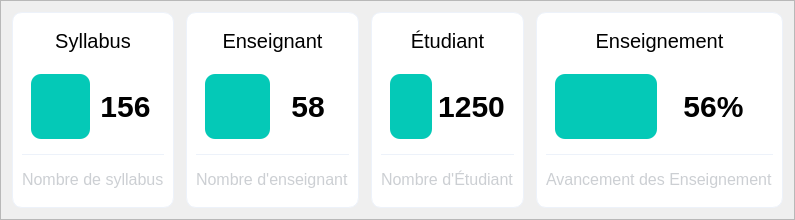
               <widget class="QFrame" name="frame_CentralTop">
                <property name="minimumSize">
                 <size>
                  <width>0</width>
                  <height>220</height>
                 </size>
                </property>
                <property name="maximumSize">
                 <size>
                  <width>16777215</width>
                  <height>220</height>
                 </size>
                </property>
                <property name="frameShape">
                 <enum>QFrame::StyledPanel</enum>
                </property>
                <property name="frameShadow">
                 <enum>QFrame::Raised</enum>
                </property>
                <layout class="QHBoxLayout" name="horizontalLayout_2">
                 <item>
                  <widget class="QFrame" name="frame_DashHostDiscovered">
                   <property name="layoutDirection">
                    <enum>Qt::LeftToRight</enum>
                   </property>
                   <property name="styleSheet">
                    <string notr="true">QFrame{
border:1px solid #edf2fa;
background-color:#fff;
border-radius:10px;
text-align:center;
}</string>
                   </property>
                   <property name="frameShape">
                    <enum>QFrame::StyledPanel</enum>
                   </property>
                   <property name="frameShadow">
                    <enum>QFrame::Raised</enum>
                   </property>
                   <layout class="QVBoxLayout" name="verticalLayout_19">
                    <item>
                     <widget class="QLabel" name="label_DashHostDiscovered">
                      <property name="styleSheet">
                       <string notr="true">QLabel{

	font-size:20px;
	border:0px;

}</string>
                      </property>
                      <property name="text">
                       <string>Syllabus</string>
                      </property>
                      <property name="alignment">
                       <set>Qt::AlignCenter</set>
                      </property>
                     </widget>
                    </item>
                    <item>
                     <widget class="QFrame" name="frame_8">
                      <property name="styleSheet">
                       <string notr="true">QFrame{border:0px;}</string>
                      </property>
                      <property name="frameShape">
                       <enum>QFrame::StyledPanel</enum>
                      </property>
                      <property name="frameShadow">
                       <enum>QFrame::Raised</enum>
                      </property>
                      <layout class="QHBoxLayout" name="horizontalLayout_16">
                       <item>
                        <widget class="QPushButton" name="pushButton_DashHostDiscovered">
                         <property name="minimumSize">
                          <size>
                           <width>0</width>
                           <height>65</height>
                          </size>
                         </property>
                         <property name="layoutDirection">
                          <enum>Qt::LeftToRight</enum>
                         </property>
                         <property name="styleSheet">
                          <string notr="true">QPushButton{
background-color:#04c9b7;
border:0px;
border-radius:10px;
}</string>
                         </property>
                         <property name="text">
                          <string/>
                         </property>
                         <property name="icon">
                          <iconset resource="assets/files.qrc">
                           <normaloff>:/icons/notebook-4.png</normaloff>:/icons/notebook-4.png</iconset>
                         </property>
                         <property name="iconSize">
                          <size>
                           <width>55</width>
                           <height>55</height>
                          </size>
                         </property>
                        </widget>
                       </item>
                       <item>
                        <widget class="QLabel" name="label_CountDashHostDiscovered">
                         <property name="styleSheet">
                          <string notr="true">QLabel{

	font-size:30px;
	border:0px;
	font-weight: bold;

}</string>
                         </property>
                         <property name="text">
                          <string>156</string>
                         </property>
                         <property name="alignment">
                          <set>Qt::AlignCenter</set>
                         </property>
                        </widget>
                       </item>
                      </layout>
                     </widget>
                    </item>
                    <item>
                     <widget class="QFrame" name="frame_Line">
                      <property name="maximumSize">
                       <size>
                        <width>16777215</width>
                        <height>1</height>
                       </size>
                      </property>
                      <property name="styleSheet">
                       <string notr="true">QFrame{
border:0px;
background-color:#edf2fa;
border-radius:0px;
}</string>
                      </property>
                      <property name="frameShape">
                       <enum>QFrame::StyledPanel</enum>
                      </property>
                      <property name="frameShadow">
                       <enum>QFrame::Raised</enum>
                      </property>
                     </widget>
                    </item>
                    <item>
                     <widget class="QLabel" name="label_DescDashHostDiscovered">
                      <property name="styleSheet">
                       <string notr="true">QLabel{

	font-size:16px;
	border:0px;
color:rgb(204, 207, 211);

}</string>
                      </property>
                      <property name="text">
                       <string>Nombre de syllabus</string>
                      </property>
                     </widget>
                    </item>
                   </layout>
                  </widget>
                 </item>
                 <item>
                  <widget class="QFrame" name="frame_CentralSpace1">
                   <property name="maximumSize">
                    <size>
                     <width>10</width>
                     <height>16777215</height>
                    </size>
                   </property>
                   <property name="frameShape">
                    <enum>QFrame::StyledPanel</enum>
                   </property>
                   <property name="frameShadow">
                    <enum>QFrame::Raised</enum>
                   </property>
                  </widget>
                 </item>
                 <item>
                  <widget class="QFrame" name="frame_DashScanExecuted">
                   <property name="styleSheet">
                    <string notr="true">QFrame{
border:1px solid #edf2fa;
background-color:#fff;
border-radius:10px;
}</string>
                   </property>
                   <property name="frameShape">
                    <enum>QFrame::StyledPanel</enum>
                   </property>
                   <property name="frameShadow">
                    <enum>QFrame::Raised</enum>
                   </property>
                   <layout class="QVBoxLayout" name="verticalLayout_20">
                    <item>
                     <widget class="QLabel" name="label_DashScanExecuted">
                      <property name="styleSheet">
                       <string notr="true">QLabel{

	font-size:20px;
	border:0px;

}</string>
                      </property>
                      <property name="text">
                       <string>Enseignant</string>
                      </property>
                      <property name="alignment">
                       <set>Qt::AlignCenter</set>
                      </property>
                     </widget>
                    </item>
                    <item>
                     <widget class="QFrame" name="frame_9">
                      <property name="styleSheet">
                       <string notr="true">QFrame{border:0px;}</string>
                      </property>
                      <property name="frameShape">
                       <enum>QFrame::StyledPanel</enum>
                      </property>
                      <property name="frameShadow">
                       <enum>QFrame::Raised</enum>
                      </property>
                      <layout class="QHBoxLayout" name="horizontalLayout_17">
                       <item>
                        <widget class="QPushButton" name="pushButton_DashScanExecuted">
                         <property name="minimumSize">
                          <size>
                           <width>0</width>
                           <height>65</height>
                          </size>
                         </property>
                         <property name="styleSheet">
                          <string notr="true">QPushButton{
background-color:#04c9b7;
border:0px;
border-radius:10px;
}</string>
                         </property>
                         <property name="text">
                          <string/>
                         </property>
                         <property name="icon">
                          <iconset resource="assets/files.qrc">
                           <normaloff>:/icons/user-6.png</normaloff>:/icons/user-6.png</iconset>
                         </property>
                         <property name="iconSize">
                          <size>
                           <width>55</width>
                           <height>55</height>
                          </size>
                         </property>
                        </widget>
                       </item>
                       <item>
                        <widget class="QLabel" name="label_CountDashScanExecuted">
                         <property name="styleSheet">
                          <string notr="true">QLabel{

	font-size:30px;
	border:0px;
	font-weight: bold;

}</string>
                         </property>
                         <property name="text">
                          <string>58</string>
                         </property>
                         <property name="alignment">
                          <set>Qt::AlignCenter</set>
                         </property>
                        </widget>
                       </item>
                      </layout>
                     </widget>
                    </item>
                    <item>
                     <widget class="QFrame" name="frame_Line_3">
                      <property name="maximumSize">
                       <size>
                        <width>16777215</width>
                        <height>1</height>
                       </size>
                      </property>
                      <property name="styleSheet">
                       <string notr="true">QFrame{
border:0px;
background-color:#edf2fa;
border-radius:0px;
}</string>
                      </property>
                      <property name="frameShape">
                       <enum>QFrame::StyledPanel</enum>
                      </property>
                      <property name="frameShadow">
                       <enum>QFrame::Raised</enum>
                      </property>
                     </widget>
                    </item>
                    <item>
                     <widget class="QLabel" name="label_DescDashScanExecuted">
                      <property name="styleSheet">
                       <string notr="true">QLabel{

	font-size:16px;
	border:0px;
color:rgb(204, 207, 211);

}</string>
                      </property>
                      <property name="text">
                       <string>Nombre d'enseignant</string>
                      </property>
                     </widget>
                    </item>
                   </layout>
                  </widget>
                 </item>
                 <item>
                  <widget class="QFrame" name="frame_CentralSpace2">
                   <property name="maximumSize">
                    <size>
                     <width>10</width>
                     <height>16777215</height>
                    </size>
                   </property>
                   <property name="frameShape">
                    <enum>QFrame::StyledPanel</enum>
                   </property>
                   <property name="frameShadow">
                    <enum>QFrame::Raised</enum>
                   </property>
                  </widget>
                 </item>
                 <item>
                  <widget class="QFrame" name="frame_DashDomains">
                   <property name="styleSheet">
                    <string notr="true">QFrame{
border:1px solid #edf2fa;
background-color:#fff;
border-radius:10px;
}</string>
                   </property>
                   <property name="frameShape">
                    <enum>QFrame::StyledPanel</enum>
                   </property>
                   <property name="frameShadow">
                    <enum>QFrame::Raised</enum>
                   </property>
                   <layout class="QVBoxLayout" name="verticalLayout_21">
                    <item>
                     <widget class="QLabel" name="label_DashDomains">
                      <property name="styleSheet">
                       <string notr="true">QLabel{

	font-size:20px;
	border:0px;

}</string>
                      </property>
                      <property name="text">
                       <string>Étudiant</string>
                      </property>
                      <property name="alignment">
                       <set>Qt::AlignCenter</set>
                      </property>
                     </widget>
                    </item>
                    <item>
                     <widget class="QFrame" name="frame_10">
                      <property name="styleSheet">
                       <string notr="true">QFrame{border:0px;}</string>
                      </property>
                      <property name="frameShape">
                       <enum>QFrame::StyledPanel</enum>
                      </property>
                      <property name="frameShadow">
                       <enum>QFrame::Raised</enum>
                      </property>
                      <layout class="QHBoxLayout" name="horizontalLayout_18">
                       <item>
                        <widget class="QPushButton" name="pushButton_DashDomains">
                         <property name="minimumSize">
                          <size>
                           <width>0</width>
                           <height>65</height>
                          </size>
                         </property>
                         <property name="styleSheet">
                          <string notr="true">QPushButton{
background-color:#04c9b7;
border:0px;
border-radius:10px;
}</string>
                         </property>
                         <property name="text">
                          <string/>
                         </property>
                         <property name="icon">
                          <iconset resource="assets/files.qrc">
                           <normaloff>:/icons/note.png</normaloff>:/icons/note.png</iconset>
                         </property>
                         <property name="iconSize">
                          <size>
                           <width>55</width>
                           <height>55</height>
                          </size>
                         </property>
                        </widget>
                       </item>
                       <item>
                        <widget class="QLabel" name="label_CountDashDomains">
                         <property name="styleSheet">
                          <string notr="true">QLabel{

	font-size:30px;
	border:0px;
	font-weight: bold;

}</string>
                         </property>
                         <property name="text">
                          <string>1250</string>
                         </property>
                         <property name="alignment">
                          <set>Qt::AlignCenter</set>
                         </property>
                        </widget>
                       </item>
                      </layout>
                     </widget>
                    </item>
                    <item>
                     <widget class="QFrame" name="frame_Line_6">
                      <property name="maximumSize">
                       <size>
                        <width>16777215</width>
                        <height>1</height>
                       </size>
                      </property>
                      <property name="styleSheet">
                       <string notr="true">QFrame{
border:0px;
background-color:#edf2fa;
border-radius:0px;
}</string>
                      </property>
                      <property name="frameShape">
                       <enum>QFrame::StyledPanel</enum>
                      </property>
                      <property name="frameShadow">
                       <enum>QFrame::Raised</enum>
                      </property>
                     </widget>
                    </item>
                    <item>
                     <widget class="QLabel" name="label_DescDashDomains">
                      <property name="styleSheet">
                       <string notr="true">QLabel{

	font-size:16px;
	border:0px;
color:rgb(204, 207, 211);

}</string>
                      </property>
                      <property name="text">
                       <string>Nombre d'Étudiant</string>
                      </property>
                     </widget>
                    </item>
                   </layout>
                  </widget>
                 </item>
                 <item>
                  <widget class="QFrame" name="frame_CentralSpace3">
                   <property name="maximumSize">
                    <size>
                     <width>10</width>
                     <height>16777215</height>
                    </size>
                   </property>
                   <property name="frameShape">
                    <enum>QFrame::StyledPanel</enum>
                   </property>
                   <property name="frameShadow">
                    <enum>QFrame::Raised</enum>
                   </property>
                  </widget>
                 </item>
                 <item>
                  <widget class="QFrame" name="frame_DashTotalVuln">
                   <property name="styleSheet">
                    <string notr="true">QFrame{
border:1px solid #edf2fa;
background-color:#fff;
border-radius:10px;
}</string>
                   </property>
                   <property name="frameShape">
                    <enum>QFrame::StyledPanel</enum>
                   </property>
                   <property name="frameShadow">
                    <enum>QFrame::Raised</enum>
                   </property>
                   <layout class="QVBoxLayout" name="verticalLayout_22">
                    <item>
                     <widget class="QLabel" name="label_DashHostDiscovered_8">
                      <property name="styleSheet">
                       <string notr="true">QLabel{

	font-size:20px;
	border:0px;

}</string>
                      </property>
                      <property name="text">
                       <string>Enseignement</string>
                      </property>
                      <property name="alignment">
                       <set>Qt::AlignCenter</set>
                      </property>
                     </widget>
                    </item>
                    <item>
                     <widget class="QFrame" name="frame_11">
                      <property name="styleSheet">
                       <string notr="true">QFrame{border:0px;}</string>
                      </property>
                      <property name="frameShape">
                       <enum>QFrame::StyledPanel</enum>
                      </property>
                      <property name="frameShadow">
                       <enum>QFrame::Raised</enum>
                      </property>
                      <layout class="QHBoxLayout" name="horizontalLayout_19">
                       <item>
                        <widget class="QPushButton" name="pushButton_DashTotalVuln">
                         <property name="minimumSize">
                          <size>
                           <width>0</width>
                           <height>65</height>
                          </size>
                         </property>
                         <property name="styleSheet">
                          <string notr="true">QPushButton{
background-color:#04c9b7;
border:0px;
border-radius:10px;
}</string>
                         </property>
                         <property name="text">
                          <string/>
                         </property>
                         <property name="icon">
                          <iconset resource="assets/files.qrc">
                           <normaloff>:/icons/document.png</normaloff>:/icons/document.png</iconset>
                         </property>
                         <property name="iconSize">
                          <size>
                           <width>55</width>
                           <height>55</height>
                          </size>
                         </property>
                        </widget>
                       </item>
                       <item>
                        <widget class="QLabel" name="label_CountDashTotalVuln">
                         <property name="styleSheet">
                          <string notr="true">QLabel{

	font-size:30px;
	border:0px;
	font-weight: bold;

}</string>
                         </property>
                         <property name="text">
                          <string>56%</string>
                         </property>
                         <property name="alignment">
                          <set>Qt::AlignCenter</set>
                         </property>
                        </widget>
                       </item>
                      </layout>
                     </widget>
                    </item>
                    <item>
                     <widget class="QFrame" name="frame_Line_7">
                      <property name="maximumSize">
                       <size>
                        <width>16777215</width>
                        <height>1</height>
                       </size>
                      </property>
                      <property name="styleSheet">
                       <string notr="true">QFrame{
border:0px;
background-color:#edf2fa;
border-radius:0px;
}</string>
                      </property>
                      <property name="frameShape">
                       <enum>QFrame::StyledPanel</enum>
                      </property>
                      <property name="frameShadow">
                       <enum>QFrame::Raised</enum>
                      </property>
                     </widget>
                    </item>
                    <item>
                     <widget class="QLabel" name="label_DescDashTotalVuln">
                      <property name="styleSheet">
                       <string notr="true">QLabel{

	font-size:16px;
	border:0px;
color:rgb(204, 207, 211);

}</string>
                      </property>
                      <property name="text">
                       <string>Avancement des Enseignement</string>
                      </property>
                     </widget>
                    </item>
                   </layout>
                  </widget>
                 </item>
                </layout>
               </widget>
